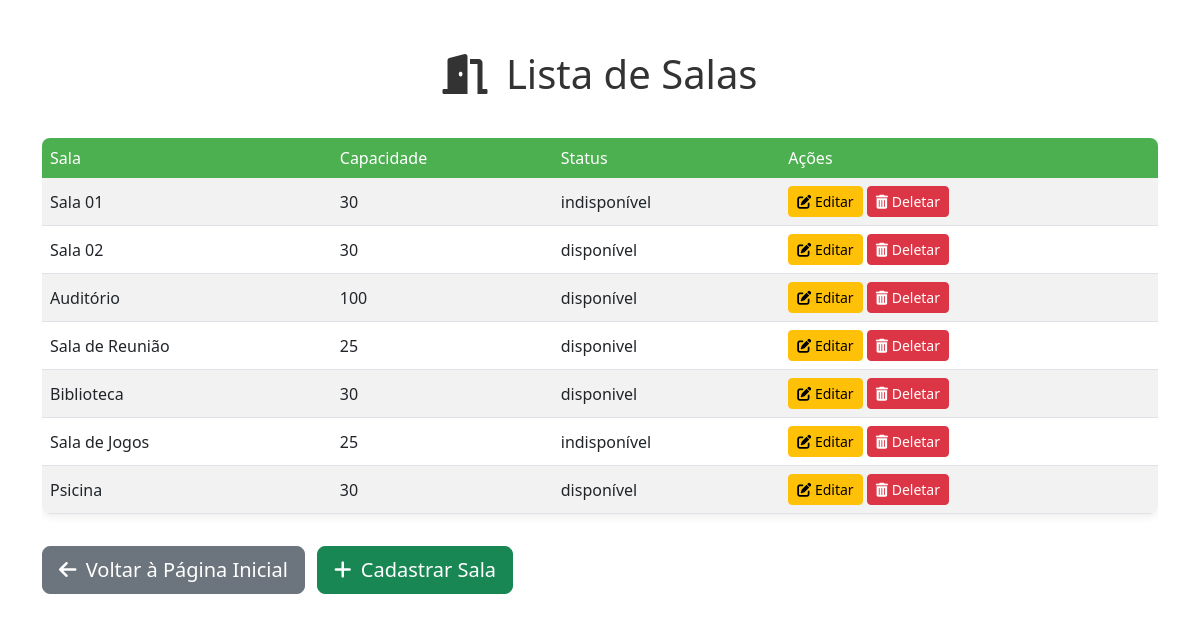
The app's page /listar_salas/ (signed in), older data.
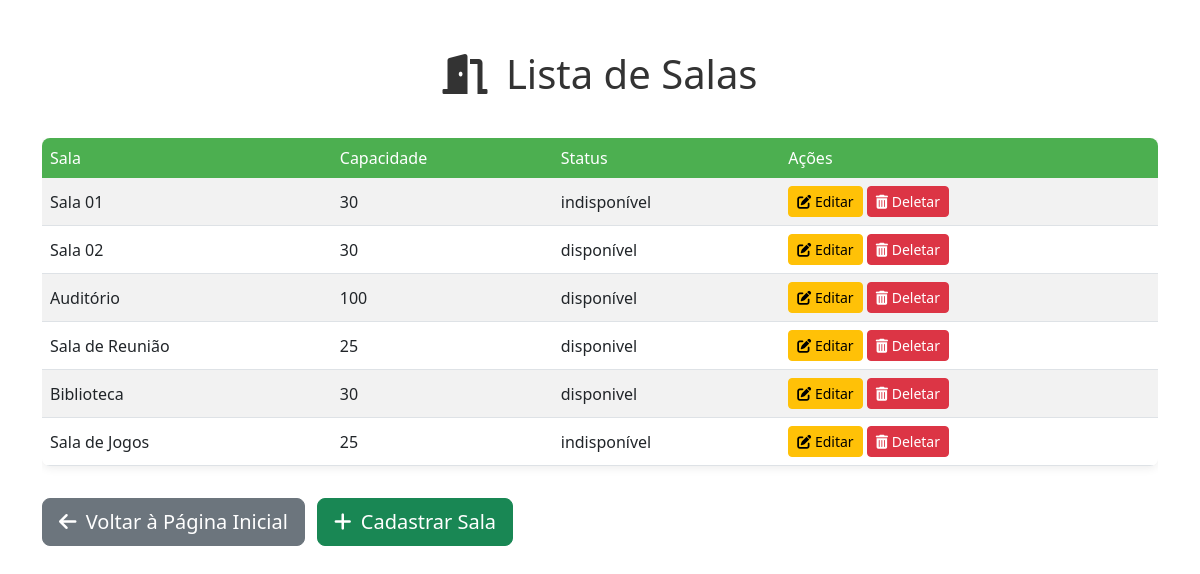
The same page, newer data.
### app/models.py (models this page shows, shortened)
class Sala(models.Model):
    idSala = models.AutoField(primary_key=True)
    nome = models.CharField(max_length=100)
    capacidade = models.IntegerField()
    statusDisponibilidade = models.CharField(max_length=50, default='disponível')

### app/views.py (the view)
# urls.py: path('listar_salas/', views.listarSalas, name="listar_salas"),
@login_required
def listarSalas(request):
    listarSalas = Sala.objects.all()
    return render (request, 'listar_salas.html', {'listarSalas':listarSalas})

### app/templates/listar_salas.html (shortened to what this page needs)
{% load static %}
<!DOCTYPE html>
<html lang="pt-br">
<head>
    <link href="https://cdn.jsdelivr.net/npm/bootstrap@5.3.0/dist/css/bootstrap.min.css" rel="stylesheet">
    <link rel="stylesheet" href="https://cdnjs.cloudflare.com/ajax/libs/font-awesome/6.0.0-beta3/css/all.min.css" />
</head>
<body>
    <div class="container dashboard-container">
        <h1 class="welcome-header">
            <i class="fas fa-door-open me-2"></i> Lista de Salas
        </h1>
        <div class="table-responsive">
            <table class="table table-striped table-hover align-middle">
                <thead>
                    <tr>
                        <th scope="col">Sala</th>
                        <th scope="col">Capacidade</th>
                        <th scope="col">Status</th>
                        {% if user.is_staff %}
                            <th scope="col">Ações</th>
                        {% endif %}
                    </tr>
                </thead>
                <tbody>
                    {% for r in listarSalas %}
                    <tr>
                        <td>{{ r.nome }}</td>
                        <td>{{ r.capacidade }}</td>
                        <td>{{ r.statusDisponibilidade }}</td>
                        {% if user.is_staff %}
                        <td>
                            <a href="{% url 'editar_sala' r.pk %}" class="btn btn-warning btn-sm">
                                <i class="fas fa-edit"></i> Editar
                            </a>
                            <a href="{% url 'deletar_sala' r.pk %}" class="btn btn-danger btn-sm">
                                <i class="fas fa-trash-alt"></i> Deletar
                            </a>
                        </td>
                        {% endif %}
                    </tr>
                    {% empty %}
                    <tr>
                        <td colspan="4" class="text-center">Nenhuma Sala cadastrada.</td>
                    </tr>
                    {% endfor %}
                </tbody>
            </table>
        </div>
        {% if user.is_staff %}
            <a href="{% url 'index_adm' %}" class="btn btn-secondary btn-lg mt-3 me-2">
                <i class="fas fa-arrow-left me-1"></i> Voltar à Página Inicial
            </a>
            <a href="{% url 'cadastrar_sala' %}" class="btn btn-success btn-lg mt-3">
                <i class="fas fa-plus me-1"></i> Cadastrar Sala
            </a>
        {% else %}
            <a href="{% url 'index' %}" class="btn btn-secondary btn-lg mt-3">
                <i class="fas fa-arrow-left me-1"></i> Voltar à Página Inicial
            </a>
        {% endif %}
    </div>
</body>
</html>

Row changes from the older to the newer data that the page shows:
removed Sala: nome "Psicina", capacidade "30", statusDisponibilidade "disponível"
